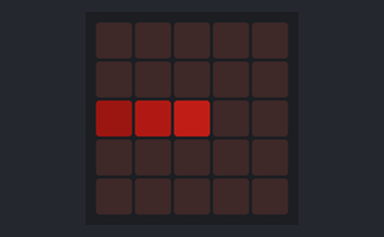
This program was run on a simulated BBC micro:bit running MicroPython. Shown: the board's 5×5 LED display. Dim RGB values are drawn brighter than linear.

Above: at 0.1 s.
At 0.71 s:
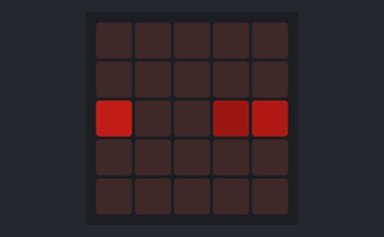
At 1.32 s:
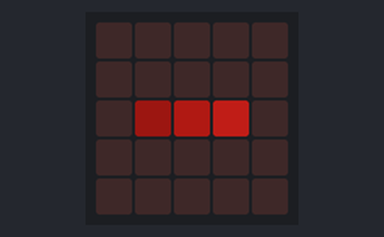

The program:

progress_bar.py
```python
# simple looping bar image
#
from microbit import Image, display

image1 = Image('00000:00000:12300:00000:00000:')
image2 = Image('00000:00000:01230:00000:00000:')
image3 = Image('00000:00000:00123:00000:00000:')
image4 = Image('00000:00000:30012:00000:00000:')
image5 = Image('00000:00000:23001:00000:00000:')
image = (image1, image2, image3, image4, image5)

while True:
    display.show(image, loop=True, delay=200)
```

Measured:
- by itself, everything shown: repeats every 1.0 s, in 5 steps
